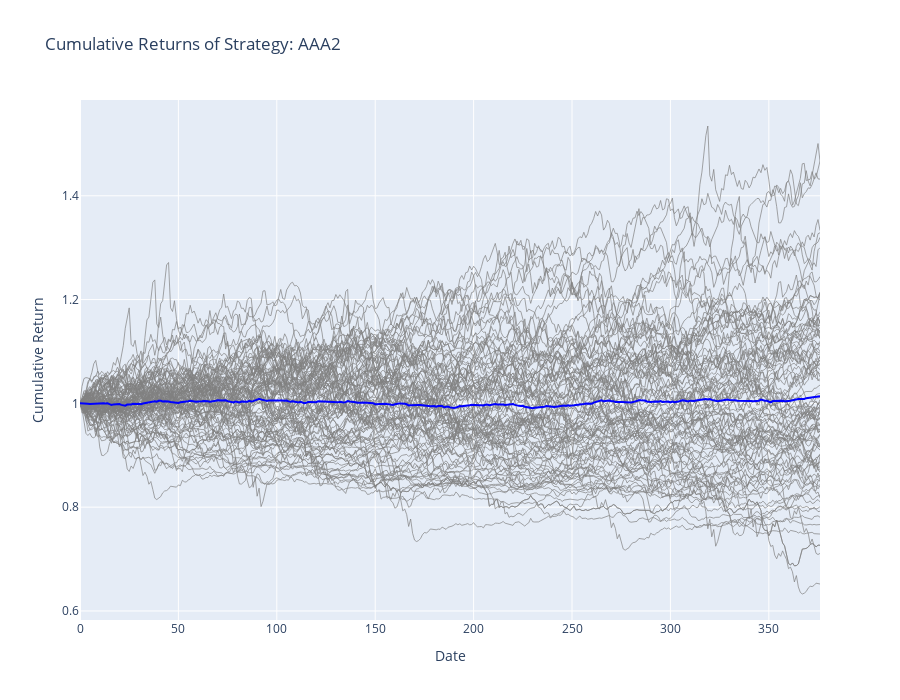

Notebook source saved alongside this figure:
### Code cell
strategies_avg_bt_performance = test_results.get_strategies_bt_performance(aggregator='mean') #possible values: 'mean', 'median', 'min', 'max'
strategies_bt_min_performance = test_results.get_strategies_bt_performance(aggregator='min')
strategies_bt_max_performance = test_results.get_strategies_bt_performance(aggregator='max')

columns_to_drop = ['Calmar ratio', 'SQN', 'SQN trades', 'period_avg', 'period_stddev', 'period_positive', 'period_negative', 'period_best', 'period_worst']
column_orders = ['VWR','Sharpe ratio', 'annual volatility', 'annual return', 'final_value', 'Sortino ratio', 'max drawdown', 'VaR (5%)', 'skewness', 'kurtosis']
strategies_avg_bt_performance = strategies_avg_bt_performance.drop(columns=columns_to_drop)
strategies_bt_min_performance = strategies_bt_min_performance.drop(columns=columns_to_drop)
strategies_bt_max_performance = strategies_bt_max_performance.drop(columns=columns_to_drop)
strategies_avg_bt_performance = strategies_avg_bt_performance[column_orders]
strategies_bt_min_performance = strategies_bt_min_performance[column_orders]
strategies_bt_max_performance = strategies_bt_max_performance[column_orders]

strategy_summary_df = pd.DataFrame({
    "Average": strategies_avg_bt_performance.loc[analyze_strategy],
    "Minimum": strategies_bt_min_performance.loc[analyze_strategy],
    "Maximum": strategies_bt_max_performance.loc[analyze_strategy],
}).T

def format_df(df, decimals=2):
    return df.applymap(lambda x: f"{x:,.{decimals}f}" if isinstance(x, (int, float, np.floating)) else x)

display(Markdown(f"#### {analyze_strategy} Performance"))
display(Markdown(format_df(strategy_summary_df).sort_values('VWR').to_markdown()))

#of not existing, create images directory
if not os.path.exists("images"):
    os.makedirs("images")
if not os.path.exists(f"images/{analyze_strategy}"):
    os.makedirs(f"images/{analyze_strategy}")

with open(f"{strategy_images_path}/performance_analyzers.md", "w") as f:
    f.write(f"#### {analyze_strategy} Performance\n")
    f.write(format_df(strategy_summary_df).sort_values('VWR').to_markdown())

strategy_returns = test_results.strategies[analyze_strategy].get_returns()
strategy_cum_returns = (1 + strategy_returns).cumprod()
datasets_returns = test_results.strategies[analyze_strategy].get_datasets_returns()
datasets_cum_returns = (1 + datasets_returns).cumprod()

# Build an interactive Plotly chart showing all dataset cum-returns (faint gray)
# with the strategy cumulative return overlaid in blue.
# Use existing variables: datasets_cum_returns, strategy_cum_returns, analyze_strategy

# Prepare strategy series (handle DataFrame or Series)
if isinstance(strategy_cum_returns, pd.DataFrame):
    strat_series = strategy_cum_returns.iloc[:, 0]
else:
    strat_series = strategy_cum_returns

fig = go.Figure(layout=dict(height=700))

# Add each dataset as a faint gray trace
for col in datasets_cum_returns.columns:
    fig.add_trace(go.Scatter(
        x=datasets_cum_returns.index,
        y=datasets_cum_returns[col],
        mode='lines',
        line=dict(color='gray', width=1),
        opacity=0.7,
        name=col,
        showlegend=False,
        hovertemplate=col + '<br>Date: %{x}<br>Cumulative Return: %{y:.4f}<extra></extra>'
    ))

# Add the strategy cumulative return on top
fig.add_trace(go.Scatter(
    x=strat_series.index,
    y=strat_series.values,
    mode='lines',
    line=dict(color='blue', width=2),
    name=f'{analyze_strategy} (Average)',
    hovertemplate=analyze_strategy + '<br>Date: %{x}<br>Cumulative Return: %{y:.4f}<extra></extra>'
))

fig.update_layout(
    title=f'Cumulative Returns of Strategy: {analyze_strategy}',
    xaxis_title='Date',
    yaxis_title='Cumulative Return',
    hovermode='closest',   # show only one data point on hover
    showlegend=False
)

pyoff.iplot(fig)

### Figure 1 — Plotly figure (JSON) as saved in the notebook; plotly's stock layout.template omitted (floating-point values rounded to 4 significant figures; data arrays with more than 128 entries replaced by an {"elided": "..."} marker saying what was removed)
{"data": [{"hovertemplate": "dataset_1<br>Date: %{x}<br>Cumulative Return: %{y:.4f}<extra></extra>", "line": {"color": "gray", "width": 1}, "mode": "lines", "name": "dataset_1", "opacity": 0.7, "showlegend": false, "type": "scatter", "x": {"elided": "377 int values"}, "y": {"elided": "377 float values"}}, {"hovertemplate": "dataset_2<br>Date: %{x}<br>Cumulative Return: %{y:.4f}<extra></extra>", "line": {"color": "gray", "width": 1}, "mode": "lines", "name": "dataset_2", "opacity": 0.7, "showlegend": false, "type": "scatter", "x": {"elided": "377 int values"}, "y": {"elided": "377 float values"}}, {"hovertemplate": "dataset_3<br>Date: %{x}<br>Cumulative Return: %{y:.4f}<extra></extra>", "line": {"color": "gray", "width": 1}, "mode": "lines", "name": "dataset_3", "opacity": 0.7, "showlegend": false, "type": "scatter", "x": {"elided": "377 int values"}, "y": {"elided": "377 float values"}}, {"hovertemplate": "dataset_4<br>Date: %{x}<br>Cumulative Return: %{y:.4f}<extra></extra>", "line": {"color": "gray", "width": 1}, "mode": "lines", "name": "dataset_4", "opacity": 0.7, "showlegend": false, "type": "scatter", "x": {"elided": "377 int values"}, "y": {"elided": "377 float values"}}, {"hovertemplate": "dataset_5<br>Date: %{x}<br>Cumulative Return: %{y:.4f}<extra></extra>", "line": {"color": "gray", "width": 1}, "mode": "lines", "name": "dataset_5", "opacity": 0.7, "showlegend": false, "type": "scatter", "x": {"elided": "377 int values"}, "y": {"elided": "377 float values"}}, {"hovertemplate": "dataset_6<br>Date: %{x}<br>Cumulative Return: %{y:.4f}<extra></extra>", "line": {"color": "gray", "width": 1}, "mode": "lines", "name": "dataset_6", "opacity": 0.7, "showlegend": false, "type": "scatter", "x": {"elided": "377 int values"}, "y": {"elided": "377 float values"}}, {"hovertemplate": "dataset_7<br>Date: %{x}<br>Cumulative Return: %{y:.4f}<extra></extra>", "line": {"color": "gray", "width": 1}, "mode": "lines", "name": "dataset_7", "opacity": 0.7, "showlegend": false, "type": "scatter", "x": {"elided": "377 int values"}, "y": {"elided": "377 float values"}}, {"hovertemplate": "dataset_8<br>Date: %{x}<br>Cumulative Return: %{y:.4f}<extra></extra>", "line": {"color": "gray", "width": 1}, "mode": "lines", "name": "dataset_8", "opacity": 0.7, "showlegend": false, "type": "scatter", "x": {"elided": "377 int values"}, "y": {"elided": "377 float values"}}, {"hovertemplate": "dataset_9<br>Date: %{x}<br>Cumulative Return: %{y:.4f}<extra></extra>", "line": {"color": "gray", "width": 1}, "mode": "lines", "name": "dataset_9", "opacity": 0.7, "showlegend": false, "type": "scatter", "x": {"elided": "377 int values"}, "y": {"elided": "377 float values"}}, {"hovertemplate": "dataset_10<br>Date: %{x}<br>Cumulative Return: %{y:.4f}<extra></extra>", "line": {"color": "gray", "width": 1}, "mode": "lines", "name": "dataset_10", "opacity": 0.7, "showlegend": false, "type": "scatter", "x": {"elided": "377 int values"}, "y": {"elided": "377 float values"}}, {"hovertemplate": "dataset_11<br>Date: %{x}<br>Cumulative Return: %{y:.4f}<extra></extra>", "line": {"color": "gray", "width": 1}, "mode": "lines", "name": "dataset_11", "opacity": 0.7, "showlegend": false, "type": "scatter", "x": {"elided": "377 int values"}, "y": {"elided": "377 float values"}}, {"hovertemplate": "dataset_12<br>Date: %{x}<br>Cumulative Return: %{y:.4f}<extra></extra>", "line": {"color": "gray", "width": 1}, "mode": "lines", "name": "dataset_12", "opacity": 0.7, "showlegend": false, "type": "scatter", "x": {"elided": "377 int values"}, "y": {"elided": "377 float values"}}, {"hovertemplate": "dataset_13<br>Date: %{x}<br>Cumulative Return: %{y:.4f}<extra></extra>", "line": {"color": "gray", "width": 1}, "mode": "lines", "name": "dataset_13", "opacity": 0.7, "showlegend": false, "type": "scatter", "x": {"elided": "377 int values"}, "y": {"elided": "377 float values"}}, {"hovertemplate": "dataset_14<br>Date: %{x}<br>Cumulative Return: %{y:.4f}<extra></extra>", "line": {"color": "gray", "width": 1}, "mode": "lines", "name": "dataset_14", "opacity": 0.7, "showlegend": false, "type": "scatter", "x": {"elided": "377 int values"}, "y": {"elided": "377 float values"}}, {"hovertemplate": "dataset_15<br>Date: %{x}<br>Cumulative Return: %{y:.4f}<extra></extra>", "line": {"color": "gray", "width": 1}, "mode": "lines", "name": "dataset_15", "opacity": 0.7, "showlegend": false, "type": "scatter", "x": {"elided": "377 int values"}, "y": {"elided": "377 float values"}}, {"hovertemplate": "dataset_16<br>Date: %{x}<br>Cumulative Return: %{y:.4f}<extra></extra>", "line": {"color": "gray", "width": 1}, "mode": "lines", "name": "dataset_16", "opacity": 0.7, "showlegend": false, "type": "scatter", "x": {"elided": "377 int values"}, "y": {"elided": "377 float values"}}, {"hovertemplate": "dataset_17<br>Date: %{x}<br>Cumulative Return: %{y:.4f}<extra></extra>", "line": {"color": "gray", "width": 1}, "mode": "lines", "name": "dataset_17", "opacity": 0.7, "showlegend": false, "type": "scatter", "x": {"elided": "377 int values"}, "y": {"elided": "377 float values"}}, {"hovertemplate": "dataset_18<br>Date: %{x}<br>Cumulative Return: %{y:.4f}<extra></extra>", "line": {"color": "gray", "width": 1}, "mode": "lines", "name": "dataset_18", "opacity": 0.7, "showlegend": false, "type": "scatter", "x": {"elided": "377 int values"}, "y": {"elided": "377 float values"}}, {"hovertemplate": "dataset_19<br>Date: %{x}<br>Cumulative Return: %{y:.4f}<extra></extra>", "line": {"color": "gray", "width": 1}, "mode": "lines", "name": "dataset_19", "opacity": 0.7, "showlegend": false, "type": "scatter", "x": {"elided": "377 int values"}, "y": {"elided": "377 float values"}}, {"hovertemplate": "dataset_20<br>Date: %{x}<br>Cumulative Return: %{y:.4f}<extra></extra>", "line": {"color": "gray", "width": 1}, "mode": "lines", "name": "dataset_20", "opacity": 0.7, "showlegend": false, "type": "scatter", "x": {"elided": "377 int values"}, "y": {"elided": "377 float values"}}, {"hovertemplate": "dataset_21<br>Date: %{x}<br>Cumulative Return: %{y:.4f}<extra></extra>", "line": {"color": "gray", "width": 1}, "mode": "lines", "name": "dataset_21", "opacity": 0.7, "showlegend": false, "type": "scatter", "x": {"elided": "377 int values"}, "y": {"elided": "377 float values"}}, {"hovertemplate": "dataset_22<br>Date: %{x}<br>Cumulative Return: %{y:.4f}<extra></extra>", "line": {"color": "gray", "width": 1}, "mode": "lines", "name": "dataset_22", "opacity": 0.7, "showlegend": false, "type": "scatter", "x": {"elided": "377 int values"}, "y": {"elided": "377 float values"}}, {"hovertemplate": "dataset_23<br>Date: %{x}<br>Cumulative Return: %{y:.4f}<extra></extra>", "line": {"color": "gray", "width": 1}, "mode": "lines", "name": "dataset_23", "opacity": 0.7, "showlegend": false, "type": "scatter", "x": {"elided": "377 int values"}, "y": {"elided": "377 float values"}}, {"hovertemplate": "dataset_24<br>Date: %{x}<br>Cumulative Return: %{y:.4f}<extra></extra>", "line": {"color": "gray", "width": 1}, "mode": "lines", "name": "dataset_24", "opacity": 0.7, "showlegend": false, "type": "scatter", "x": {"elided": "377 int values"}, "y": {"elided": "377 float values"}}, {"hovertemplate": "dataset_25<br>Date: %{x}<br>Cumulative Return: %{y:.4f}<extra></extra>", "line": {"color": "gray", "width": 1}, "mode": "lines", "name": "dataset_25", "opacity": 0.7, "showlegend": false, "type": "scatter", "x": {"elided": "377 int values"}, "y": {"elided": "377 float values"}}, {"hovertemplate": "dataset_26<br>Date: %{x}<br>Cumulative Return: %{y:.4f}<extra></extra>", "line": {"color": "gray", "width": 1}, "mode": "lines", "name": "dataset_26", "opacity": 0.7, "showlegend": false, "type": "scatter", "x": {"elided": "377 int values"}, "y": {"elided": "377 float values"}}, {"hovertemplate": "dataset_27<br>Date: %{x}<br>Cumulative Return: %{y:.4f}<extra></extra>", "line": {"color": "gray", "width": 1}, "mode": "lines", "name": "dataset_27", "opacity": 0.7, "showlegend": false, "type": "scatter", "x": {"elided": "377 int values"}, "y": {"elided": "377 float values"}}, {"hovertemplate": "dataset_28<br>Date: %{x}<br>Cumulative Return: %{y:.4f}<extra></extra>", "line": {"color": "gray", "width": 1}, "mode": "lines", "name": "dataset_28", "opacity": 0.7, "showlegend": false, "type": "scatter", "x": {"elided": "377 int values"}, "y": {"elided": "377 float values"}}, {"hovertemplate": "dataset_29<br>Date: %{x}<br>Cumulative Return: %{y:.4f}<extra></extra>", "line": {"color": "gray", "width": 1}, "mode": "lines", "name": "dataset_29", "opacity": 0.7, "showlegend": false, "type": "scatter", "x": {"elided": "377 int values"}, "y": {"elided": "377 float values"}}, {"hovertemplate": "dataset_30<br>Date: %{x}<br>Cumulative Return: %{y:.4f}<extra></extra>", "line": {"color": "gray", "width": 1}, "mode": "lines", "name": "dataset_30", "opacity": 0.7, "showlegend": false, "type": "scatter", "x": {"elided": "377 int values"}, "y": {"elided": "377 float values"}}, {"hovertemplate": "dataset_31<br>Date: %{x}<br>Cumulative Return: %{y:.4f}<extra></extra>", "line": {"color": "gray", "width": 1}, "mode": "lines", "name": "dataset_31", "opacity": 0.7, "showlegend": false, "type": "scatter", "x": {"elided": "377 int values"}, "y": {"elided": "377 float values"}}, {"hovertemplate": "dataset_32<br>Date: %{x}<br>Cumulative Return: %{y:.4f}<extra></extra>", "line": {"color": "gray", "width": 1}, "mode": "lines", "name": "dataset_32", "opacity": 0.7, "showlegend": false, "type": "scatter", "x": {"elided": "377 int values"}, "y": {"elided": "377 float values"}}, {"hovertemplate": "dataset_33<br>Date: %{x}<br>Cumulative Return: %{y:.4f}<extra></extra>", "line": {"color": "gray", "width": 1}, "mode": "lines", "name": "dataset_33", "opacity": 0.7, "showlegend": false, "type": "scatter", "x": {"elided": "377 int values"}, "y": {"elided": "377 float values"}}, {"hovertemplate": "dataset_34<br>Date: %{x}<br>Cumulative Return: %{y:.4f}<extra></extra>", "line": {"color": "gray", "width": 1}, "mode": "lines", "name": "dataset_34", "opacity": 0.7, "showlegend": false, "type": "scatter", "x": {"elided": "377 int values"}, "y": {"elided": "377 float values"}}, {"hovertemplate": "dataset_35<br>Date: %{x}<br>Cumulative Return: %{y:.4f}<extra></extra>", "line": {"color": "gray", "width": 1}, "mode": "lines", "name": "dataset_35", "opacity": 0.7, "showlegend": false, "type": "scatter", "x": {"elided": "377 int values"}, "y": {"elided": "377 float values"}}, {"hovertemplate": "dataset_36<br>Date: %{x}<br>Cumulative Return: %{y:.4f}<extra></extra>", "line": {"color": "gray", "width": 1}, "mode": "lines", "name": "dataset_36", "opacity": 0.7, "showlegend": false, "type": "scatter", "x": {"elided": "377 int values"}, "y": {"elided": "377 float values"}}, {"hovertemplate": "dataset_37<br>Date: %{x}<br>Cumulative Return: %{y:.4f}<extra></extra>", "line": {"color": "gray", "width": 1}, "mode": "lines", "name": "dataset_37", "opacity": 0.7, "showlegend": false, "type": "scatter", "x": {"elided": "377 int values"}, "y": {"elided": "377 float values"}}, {"hovertemplate": "dataset_38<br>Date: %{x}<br>Cumulative Return: %{y:.4f}<extra></extra>", "line": {"color": "gray", "width": 1}, "mode": "lines", "name": "dataset_38", "opacity": 0.7, "showlegend": false, "type": "scatter", "x": {"elided": "377 int values"}, "y": {"elided": "377 float values"}}, {"hovertemplate": "dataset_39<br>Date: %{x}<br>Cumulative Return: %{y:.4f}<extra></extra>", "line": {"color": "gray", "width": 1}, "mode": "lines", "name": "dataset_39", "opacity": 0.7, "showlegend": false, "type": "scatter", "x": {"elided": "377 int values"}, "y": {"elided": "377 float values"}}, {"hovertemplate": "dataset_40<br>Date: %{x}<br>Cumulative Return: %{y:.4f}<extra></extra>", "line": {"color": "gray", "width": 1}, "mode": "lines", "name": "dataset_40", "opacity": 0.7, "showlegend": false, "type": "scatter", "x": {"elided": "377 int values"}, "y": {"elided": "377 float values"}}, {"hovertemplate": "dataset_41<br>Date: %{x}<br>Cumulative Return: %{y:.4f}<extra></extra>", "line": {"color": "gray", "width": 1}, "mode": "lines", "name": "dataset_41", "opacity": 0.7, "showlegend": false, "type": "scatter", "x": {"elided": "377 int values"}, "y": {"elided": "377 float values"}}, {"hovertemplate": "dataset_42<br>Date: %{x}<br>Cumulative Return: %{y:.4f}<extra></extra>", "line": {"color": "gray", "width": 1}, "mode": "lines", "name": "dataset_42", "opacity": 0.7, "showlegend": false, "type": "scatter", "x": {"elided": "377 int values"}, "y": {"elided": "377 float values"}}, {"hovertemplate": "dataset_43<br>Date: %{x}<br>Cumulative Return: %{y:.4f}<extra></extra>", "line": {"color": "gray", "width": 1}, "mode": "lines", "name": "dataset_43", "opacity": 0.7, "showlegend": false, "type": "scatter", "x": {"elided": "377 int values"}, "y": {"elided": "377 float values"}}, {"hovertemplate": "dataset_44<br>Date: %{x}<br>Cumulative Return: %{y:.4f}<extra></extra>", "line": {"color": "gray", "width": 1}, "mode": "lines", "name": "dataset_44", "opacity": 0.7, "showlegend": false, "type": "scatter", "x": {"elided": "377 int values"}, "y": {"elided": "377 float values"}}, {"hovertemplate": "dataset_45<br>Date: %{x}<br>Cumulative Return: %{y:.4f}<extra></extra>", "line": {"color": "gray", "width": 1}, "mode": "lines", "name": "dataset_45", "opacity": 0.7, "showlegend": false, "type": "scatter", "x": {"elided": "377 int values"}, "y": {"elided": "377 float values"}}, {"hovertemplate": "dataset_46<br>Date: %{x}<br>Cumulative Return: %{y:.4f}<extra></extra>", "line": {"color": "gray", "width": 1}, "mode": "lines", "name": "dataset_46", "opacity": 0.7, "showlegend": false, "type": "scatter", "x": {"elided": "377 int values"}, "y": {"elided": "377 float values"}}, {"hovertemplate": "dataset_47<br>Date: %{x}<br>Cumulative Return: %{y:.4f}<extra></extra>", "line": {"color": "gray", "width": 1}, "mode": "lines", "name": "dataset_47", "opacity": 0.7, "showlegend": false, "type": "scatter", "x": {"elided": "377 int values"}, "y": {"elided": "377 float values"}}, {"hovertemplate": "dataset_48<br>Date: %{x}<br>Cumulative Return: %{y:.4f}<extra></extra>", "line": {"color": "gray", "width": 1}, "mode": "lines", "name": "dataset_48", "opacity": 0.7, "showlegend": false, "type": "scatter", "x": {"elided": "377 int values"}, "y": {"elided": "377 float values"}}, {"hovertemplate": "dataset_49<br>Date: %{x}<br>Cumulative Return: %{y:.4f}<extra></extra>", "line": {"color": "gray", "width": 1}, "mode": "lines", "name": "dataset_49", "opacity": 0.7, "showlegend": false, "type": "scatter", "x": {"elided": "377 int values"}, "y": {"elided": "377 float values"}}, {"hovertemplate": "dataset_50<br>Date: %{x}<br>Cumulative Return: %{y:.4f}<extra></extra>", "line": {"color": "gray", "width": 1}, "mode": "lines", "name": "dataset_50", "opacity": 0.7, "showlegend": false, "type": "scatter", "x": {"elided": "377 int values"}, "y": {"elided": "377 float values"}}, {"hovertemplate": "dataset_51<br>Date: %{x}<br>Cumulative Return: %{y:.4f}<extra></extra>", "line": {"color": "gray", "width": 1}, "mode": "lines", "name": "dataset_51", "opacity": 0.7, "showlegend": false, "type": "scatter", "x": {"elided": "377 int values"}, "y": {"elided": "377 float values"}}, {"hovertemplate": "dataset_52<br>Date: %{x}<br>Cumulative Return: %{y:.4f}<extra></extra>", "line": {"color": "gray", "width": 1}, "mode": "lines", "name": "dataset_52", "opacity": 0.7, "showlegend": false, "type": "scatter", "x": {"elided": "377 int values"}, "y": {"elided": "377 float values"}}, {"hovertemplate": "dataset_53<br>Date: %{x}<br>Cumulative Return: %{y:.4f}<extra></extra>", "line": {"color": "gray", "width": 1}, "mode": "lines", "name": "dataset_53", "opacity": 0.7, "showlegend": false, "type": "scatter", "x": {"elided": "377 int values"}, "y": {"elided": "377 float values"}}, {"hovertemplate": "dataset_54<br>Date: %{x}<br>Cumulative Return: %{y:.4f}<extra></extra>", "line": {"color": "gray", "width": 1}, "mode": "lines", "name": "dataset_54", "opacity": 0.7, "showlegend": false, "type": "scatter", "x": {"elided": "377 int values"}, "y": {"elided": "377 float values"}}, {"hovertemplate": "dataset_55<br>Date: %{x}<br>Cumulative Return: %{y:.4f}<extra></extra>", "line": {"color": "gray", "width": 1}, "mode": "lines", "name": "dataset_55", "opacity": 0.7, "showlegend": false, "type": "scatter", "x": {"elided": "377 int values"}, "y": {"elided": "377 float values"}}, {"hovertemplate": "dataset_56<br>Date: %{x}<br>Cumulative Return: %{y:.4f}<extra></extra>", "line": {"color": "gray", "width": 1}, "mode": "lines", "name": "dataset_56", "opacity": 0.7, "showlegend": false, "type": "scatter", "x": {"elided": "377 int values"}, "y": {"elided": "377 float values"}}, {"hovertemplate": "dataset_57<br>Date: %{x}<br>Cumulative Return: %{y:.4f}<extra></extra>", "line": {"color": "gray", "width": 1}, "mode": "lines", "name": "dataset_57", "opacity": 0.7, "showlegend": false, "type": "scatter", "x": {"elided": "377 int values"}, "y": {"elided": "377 float values"}}, {"hovertemplate": "dataset_58<br>Date: %{x}<br>Cumulative Return: %{y:.4f}<extra></extra>", "line": {"color": "gray", "width": 1}, "mode": "lines", "name": "dataset_58", "opacity": 0.7, "showlegend": false, "type": "scatter", "x": {"elided": "377 int values"}, "y": {"elided": "377 float values"}}, {"hovertemplate": "dataset_59<br>Date: %{x}<br>Cumulative Return: %{y:.4f}<extra></extra>", "line": {"color": "gray", "width": 1}, "mode": "lines", "name": "dataset_59", "opacity": 0.7, "showlegend": false, "type": "scatter", "x": {"elided": "377 int values"}, "y": {"elided": "377 float values"}}, {"hovertemplate": "dataset_60<br>Date: %{x}<br>Cumulative Return: %{y:.4f}<extra></extra>", "line": {"color": "gray", "width": 1}, "mode": "lines", "name": "dataset_60", "opacity": 0.7, "showlegend": false, "type": "scatter", "x": {"elided": "377 int values"}, "y": {"elided": "377 float values"}}, {"hovertemplate": "dataset_61<br>Date: %{x}<br>Cumulative Return: %{y:.4f}<extra></extra>", "line": {"color": "gray", "width": 1}, "mode": "lines", "name": "dataset_61", "opacity": 0.7, "showlegend": false, "type": "scatter", "x": {"elided": "377 int values"}, "y": {"elided": "377 float values"}}, {"hovertemplate": "dataset_62<br>Date: %{x}<br>Cumulative Return: %{y:.4f}<extra></extra>", "line": {"color": "gray", "width": 1}, "mode": "lines", "name": "dataset_62", "opacity": 0.7, "showlegend": false, "type": "scatter", "x": {"elided": "377 int values"}, "y": {"elided": "377 float values"}}, {"hovertemplate": "dataset_63<br>Date: %{x}<br>Cumulative Return: %{y:.4f}<extra></extra>", "line": {"color": "gray", "width": 1}, "mode": "lines", "name": "dataset_63", "opacity": 0.7, "showlegend": false, "type": "scatter", "x": {"elided": "377 int values"}, "y": {"elided": "377 float values"}}, {"hovertemplate": "dataset_64<br>Date: %{x}<br>Cumulative Return: %{y:.4f}<extra></extra>", "line": {"color": "gray", "width": 1}, "mode": "lines", "name": "dataset_64", "opacity": 0.7, "showlegend": false, "type": "scatter", "x": {"elided": "377 int values"}, "y": {"elided": "377 float values"}}, {"hovertemplate": "dataset_65<br>Date: %{x}<br>Cumulative Return: %{y:.4f}<extra></extra>", "line": {"color": "gray", "width": 1}, "mode": "lines", "name": "dataset_65", "opacity": 0.7, "showlegend": false, "type": "scatter", "x": {"elided": "377 int values"}, "y": {"elided": "377 float values"}}, {"hovertemplate": "dataset_66<br>Date: %{x}<br>Cumulative Return: %{y:.4f}<extra></extra>", "line": {"color": "gray", "width": 1}, "mode": "lines", "name": "dataset_66", "opacity": 0.7, "showlegend": false, "type": "scatter", "x": {"elided": "377 int values"}, "y": {"elided": "377 float values"}}, {"hovertemplate": "dataset_67<br>Date: %{x}<br>Cumulative Return: %{y:.4f}<extra></extra>", "line": {"color": "gray", "width": 1}, "mode": "lines", "name": "dataset_67", "opacity": 0.7, "showlegend": false, "type": "scatter", "x": {"elided": "377 int values"}, "y": {"elided": "377 float values"}}, {"hovertemplate": "dataset_68<br>Date: %{x}<br>Cumulative Return: %{y:.4f}<extra></extra>", "line": {"color": "gray", "width": 1}, "mode": "lines", "name": "dataset_68", "opacity": 0.7, "showlegend": false, "type": "scatter", "x": {"elided": "377 int values"}, "y": {"elided": "377 float values"}}, {"hovertemplate": "dataset_69<br>Date: %{x}<br>Cumulative Return: %{y:.4f}<extra></extra>", "line": {"color": "gray", "width": 1}, "mode": "lines", "name": "dataset_69", "opacity": 0.7, "showlegend": false, "type": "scatter", "x": {"elided": "377 int values"}, "y": {"elided": "377 float values"}}, {"hovertemplate": "dataset_70<br>Date: %{x}<br>Cumulative Return: %{y:.4f}<extra></extra>", "line": {"color": "gray", "width": 1}, "mode": "lines", "name": "dataset_70", "opacity": 0.7, "showlegend": false, "type": "scatter", "x": {"elided": "377 int values"}, "y": {"elided": "377 float values"}}, {"hovertemplate": "dataset_71<br>Date: %{x}<br>Cumulative Return: %{y:.4f}<extra></extra>", "line": {"color": "gray", "width": 1}, "mode": "lines", "name": "dataset_71", "opacity": 0.7, "showlegend": false, "type": "scatter", "x": {"elided": "377 int values"}, "y": {"elided": "377 float values"}}, {"hovertemplate": "dataset_72<br>Date: %{x}<br>Cumulative Return: %{y:.4f}<extra></extra>", "line": {"color": "gray", "width": 1}, "mode": "lines", "name": "dataset_72", "opacity": 0.7, "showlegend": false, "type": "scatter", "x": {"elided": "377 int values"}, "y": {"elided": "377 float values"}}, {"hovertemplate": "dataset_73<br>Date: %{x}<br>Cumulative Return: %{y:.4f}<extra></extra>", "line": {"color": "gray", "width": 1}, "mode": "lines", "name": "dataset_73", "opacity": 0.7, "showlegend": false, "type": "scatter", "x": {"elided": "377 int values"}, "y": {"elided": "377 float values"}}, {"hovertemplate": "dataset_74<br>Date: %{x}<br>Cumulative Return: %{y:.4f}<extra></extra>", "line": {"color": "gray", "width": 1}, "mode": "lines", "name": "dataset_74", "opacity": 0.7, "showlegend": false, "type": "scatter", "x": {"elided": "377 int values"}, "y": {"elided": "377 float values"}}, {"hovertemplate": "dataset_75<br>Date: %{x}<br>Cumulative Return: %{y:.4f}<extra></extra>", "line": {"color": "gray", "width": 1}, "mode": "lines", "name": "dataset_75", "opacity": 0.7, "showlegend": false, "type": "scatter", "x": {"elided": "377 int values"}, "y": {"elided": "377 float values"}}, {"hovertemplate": "dataset_76<br>Date: %{x}<br>Cumulative Return: %{y:.4f}<extra></extra>", "line": {"color": "gray", "width": 1}, "mode": "lines", "name": "dataset_76", "opacity": 0.7, "showlegend": false, "type": "scatter", "x": {"elided": "377 int values"}, "y": {"elided": "377 float values"}}, {"hovertemplate": "dataset_77<br>Date: %{x}<br>Cumulative Return: %{y:.4f}<extra></extra>", "line": {"color": "gray", "width": 1}, "mode": "lines", "name": "dataset_77", "opacity": 0.7, "showlegend": false, "type": "scatter", "x": {"elided": "377 int values"}, "y": {"elided": "377 float values"}}, {"hovertemplate": "dataset_78<br>Date: %{x}<br>Cumulative Return: %{y:.4f}<extra></extra>", "line": {"color": "gray", "width": 1}, "mode": "lines", "name": "dataset_78", "opacity": 0.7, "showlegend": false, "type": "scatter", "x": {"elided": "377 int values"}, "y": {"elided": "377 float values"}}, {"hovertemplate": "dataset_79<br>Date: %{x}<br>Cumulative Return: %{y:.4f}<extra></extra>", "line": {"color": "gray", "width": 1}, "mode": "lines", "name": "dataset_79", "opacity": 0.7, "showlegend": false, "type": "scatter", "x": {"elided": "377 int values"}, "y": {"elided": "377 float values"}}, {"hovertemplate": "dataset_80<br>Date: %{x}<br>Cumulative Return: %{y:.4f}<extra></extra>", "line": {"color": "gray", "width": 1}, "mode": "lines", "name": "dataset_80", "opacity": 0.7, "showlegend": false, "type": "scatter", "x": {"elided": "377 int values"}, "y": {"elided": "377 float values"}}, {"hovertemplate": "dataset_81<br>Date: %{x}<br>Cumulative Return: %{y:.4f}<extra></extra>", "line": {"color": "gray", "width": 1}, "mode": "lines", "name": "dataset_81", "opacity": 0.7, "showlegend": false, "type": "scatter", "x": {"elided": "377 int values"}, "y": {"elided": "377 float values"}}, {"hovertemplate": "dataset_82<br>Date: %{x}<br>Cumulative Return: %{y:.4f}<extra></extra>", "line": {"color": "gray", "width": 1}, "mode": "lines", "name": "dataset_82", "opacity": 0.7, "showlegend": false, "type": "scatter", "x": {"elided": "377 int values"}, "y": {"elided": "377 float values"}}, {"hovertemplate": "dataset_83<br>Date: %{x}<br>Cumulative Return: %{y:.4f}<extra></extra>", "line": {"color": "gray", "width": 1}, "mode": "lines", "name": "dataset_83", "opacity": 0.7, "showlegend": false, "type": "scatter", "x": {"elided": "377 int values"}, "y": {"elided": "377 float values"}}, {"hovertemplate": "dataset_84<br>Date: %{x}<br>Cumulative Return: %{y:.4f}<extra></extra>", "line": {"color": "gray", "width": 1}, "mode": "lines", "name": "dataset_84", "opacity": 0.7, "showlegend": false, "type": "scatter", "x": {"elided": "377 int values"}, "y": {"elided": "377 float values"}}, {"hovertemplate": "dataset_85<br>Date: %{x}<br>Cumulative Return: %{y:.4f}<extra></extra>", "line": {"color": "gray", "width": 1}, "mode": "lines", "name": "dataset_85", "opacity": 0.7, "showlegend": false, "type": "scatter", "x": {"elided": "377 int values"}, "y": {"elided": "377 float values"}}, {"hovertemplate": "dataset_86<br>Date: %{x}<br>Cumulative Return: %{y:.4f}<extra></extra>", "line": {"color": "gray", "width": 1}, "mode": "lines", "name": "dataset_86", "opacity": 0.7, "showlegend": false, "type": "scatter", "x": {"elided": "377 int values"}, "y": {"elided": "377 float values"}}, {"hovertemplate": "dataset_87<br>Date: %{x}<br>Cumulative Return: %{y:.4f}<extra></extra>", "line": {"color": "gray", "width": 1}, "mode": "lines", "name": "dataset_87", "opacity": 0.7, "showlegend": false, "type": "scatter", "x": {"elided": "377 int values"}, "y": {"elided": "377 float values"}}, {"hovertemplate": "dataset_88<br>Date: %{x}<br>Cumulative Return: %{y:.4f}<extra></extra>", "line": {"color": "gray", "width": 1}, "mode": "lines", "name": "dataset_88", "opacity": 0.7, "showlegend": false, "type": "scatter", "x": {"elided": "377 int values"}, "y": {"elided": "377 float values"}}, {"hovertemplate": "dataset_89<br>Date: %{x}<br>Cumulative Return: %{y:.4f}<extra></extra>", "line": {"color": "gray", "width": 1}, "mode": "lines", "name": "dataset_89", "opacity": 0.7, "showlegend": false, "type": "scatter", "x": {"elided": "377 int values"}, "y": {"elided": "377 float values"}}, {"hovertemplate": "dataset_90<br>Date: %{x}<br>Cumulative Return: %{y:.4f}<extra></extra>", "line": {"color": "gray", "width": 1}, "mode": "lines", "name": "dataset_90", "opacity": 0.7, "showlegend": false, "type": "scatter", "x": {"elided": "377 int values"}, "y": {"elided": "377 float values"}}, {"hovertemplate": "dataset_91<br>Date: %{x}<br>Cumulative Return: %{y:.4f}<extra></extra>", "line": {"color": "gray", "width": 1}, "mode": "lines", "name": "dataset_91", "opacity": 0.7, "showlegend": false, "type": "scatter", "x": {"elided": "377 int values"}, "y": {"elided": "377 float values"}}, {"hovertemplate": "dataset_92<br>Date: %{x}<br>Cumulative Return: %{y:.4f}<extra></extra>", "line": {"color": "gray", "width": 1}, "mode": "lines", "name": "dataset_92", "opacity": 0.7, "showlegend": false, "type": "scatter", "x": {"elided": "377 int values"}, "y": {"elided": "377 float values"}}, {"hovertemplate": "dataset_93<br>Date: %{x}<br>Cumulative Return: %{y:.4f}<extra></extra>", "line": {"color": "gray", "width": 1}, "mode": "lines", "name": "dataset_93", "opacity": 0.7, "showlegend": false, "type": "scatter", "x": {"elided": "377 int values"}, "y": {"elided": "377 float values"}}, {"hovertemplate": "dataset_94<br>Date: %{x}<br>Cumulative Return: %{y:.4f}<extra></extra>", "line": {"color": "gray", "width": 1}, "mode": "lines", "name": "dataset_94", "opacity": 0.7, "showlegend": false, "type": "scatter", "x": {"elided": "377 int values"}, "y": {"elided": "377 float values"}}, {"hovertemplate": "dataset_95<br>Date: %{x}<br>Cumulative Return: %{y:.4f}<extra></extra>", "line": {"color": "gray", "width": 1}, "mode": "lines", "name": "dataset_95", "opacity": 0.7, "showlegend": false, "type": "scatter", "x": {"elided": "377 int values"}, "y": {"elided": "377 float values"}}, {"hovertemplate": "dataset_96<br>Date: %{x}<br>Cumulative Return: %{y:.4f}<extra></extra>", "line": {"color": "gray", "width": 1}, "mode": "lines", "name": "dataset_96", "opacity": 0.7, "showlegend": false, "type": "scatter", "x": {"elided": "377 int values"}, "y": {"elided": "377 float values"}}, {"hovertemplate": "dataset_97<br>Date: %{x}<br>Cumulative Return: %{y:.4f}<extra></extra>", "line": {"color": "gray", "width": 1}, "mode": "lines", "name": "dataset_97", "opacity": 0.7, "showlegend": false, "type": "scatter", "x": {"elided": "377 int values"}, "y": {"elided": "377 float values"}}, {"hovertemplate": "dataset_98<br>Date: %{x}<br>Cumulative Return: %{y:.4f}<extra></extra>", "line": {"color": "gray", "width": 1}, "mode": "lines", "name": "dataset_98", "opacity": 0.7, "showlegend": false, "type": "scatter", "x": {"elided": "377 int values"}, "y": {"elided": "377 float values"}}, {"hovertemplate": "dataset_99<br>Date: %{x}<br>Cumulative Return: %{y:.4f}<extra></extra>", "line": {"color": "gray", "width": 1}, "mode": "lines", "name": "dataset_99", "opacity": 0.7, "showlegend": false, "type": "scatter", "x": {"elided": "377 int values"}, "y": {"elided": "377 float values"}}, {"hovertemplate": "dataset_100<br>Date: %{x}<br>Cumulative Return: %{y:.4f}<extra></extra>", "line": {"color": "gray", "width": 1}, "mode": "lines", "name": "dataset_100", "opacity": 0.7, "showlegend": false, "type": "scatter", "x": {"elided": "377 int values"}, "y": {"elided": "377 float values"}}, {"hovertemplate": "AAA2<br>Date: %{x}<br>Cumulative Return: %{y:.4f}<extra></extra>", "line": {"color": "blue", "width": 2}, "mode": "lines", "name": "AAA2 (Average)", "type": "scatter", "x": {"elided": "377 int values"}, "y": {"elided": "377 float values"}}], "layout": {"height": 700, "hovermode": "closest", "showlegend": false, "title": {"text": "Cumulative Returns of Strategy: AAA2"}, "xaxis": {"title": {"text": "Date"}}, "yaxis": {"title": {"text": "Cumulative Return"}}}}
